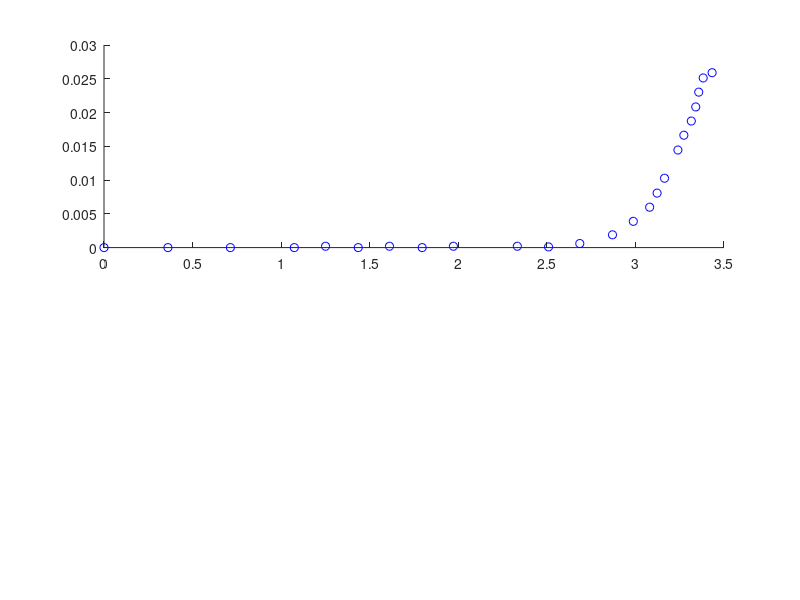

Write the MATLAB code that produced this figure. (Note: this script raises an error after producing the figure.)
clc
clear
close all

I = [0.00000; 0.00000; 0.00000; 0.00000; 0.00020; 0.00000; 0.00020; 0.00000; 0.00020; 0.00020; 0.00010; 0.00060; 0.00189; 0.00389; 0.00598; 0.00807; 0.01027; 0.01445; 0.01664; 0.01874; 0.02083; 0.02302; 0.02512; 0.02590];
V = [0.00000; 0.36091; 0.71343; 1.07434; 1.25060; 1.43525; 1.61151; 1.79616; 1.97242; 2.33333; 2.50959; 2.68585; 2.87050; 2.98801; 3.08034; 3.12230; 3.16427; 3.23981; 3.27338; 3.31535; 3.34053; 3.35731; 3.38249; 3.43285];

% Define indices for each segment
n = 5;
idx = [1 6 10 15 19 24];

% Plot original data and piecewise fits
figure;
subplot(2, 1, 1); % Top plot for data and piecewise fits
hold on;
plot(V, I, 'bo'); % Plot original data in blue

% Loop over each segment to fit and calculate error
for i = 1:n
    % Get the data for the current segment
    I_seg = I(idx(i):idx(i+1));
    V_seg = V(idx(i):idx(i+1));
    
    % Perform the linear fit for the current segment
    fitResults{i} = fit( V_seg, I_seg, 'poly1');
    
    % Generate fitted values for the segment
    fitLines{i} = feval(fitResults{i}, V_seg);
    
    % Plot each linear fit segment in red
    plot(V_seg, fitLines{i}, 'r');
    
    % Calculate the absolute error for the current segment
    errors{i} = abs(I_seg - fitLines{i});
end

% Label the plot
ylabel('Current (I)');
xlabel('Voltage (V)');
title('Piecewise Linear Approximation of LED Voltage-Current Characteristic');
hold off;

% Plot the error evolution
subplot(2, 1, 2); % Bottom plot for error evolution
hold on;

% Plot the error for each segment separately
for i = 1:n
    V_seg = V(idx(i):idx(i+1));
    plot(V_seg, errors{i});
end

xlabel('Voltage (V)');
ylabel('Absolute Error |I_{measured} - I_{fit}|');
title('Error Evolution of Piecewise Linear Approximation');
hold off;
